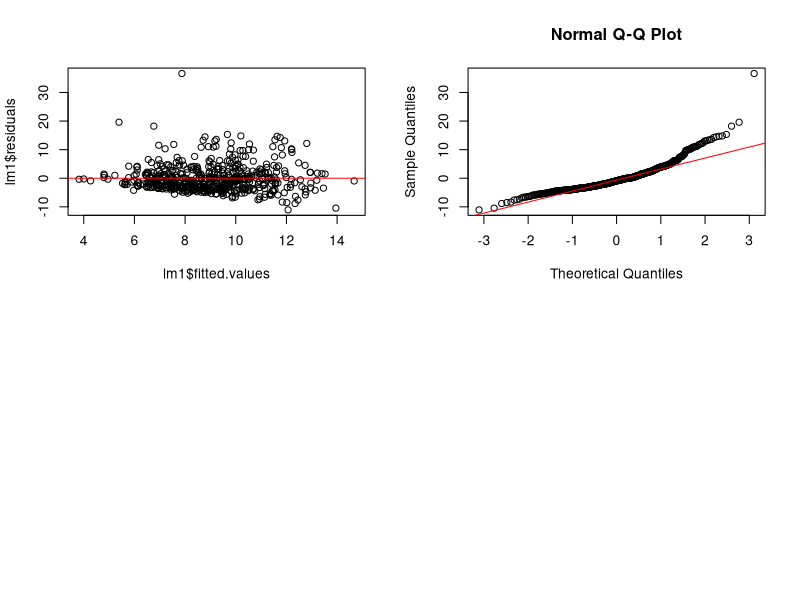

Source code (R): (Note: this script raises an error after producing the figure.)
## ---- chunk 1
knitr::opts_chunk$set(echo = TRUE)
## ---- chunk 2
library(readr)
library(MASS)
CpsWages <- read_table2("CpsWages.txt")[,c(-1,-4)]
#CpsWages<-data.frame(CpsWages[,c(4,5)],sapply(CpsWages[,c(1,2,3,6,7,8,9)],function(x) as.factor(x)))
lm1<-lm(CpsWages$wage~CpsWages$age+CpsWages$south+CpsWages$sex+CpsWages$union+CpsWages$race+CpsWages$occupation+CpsWages$sector+CpsWages$marr)
summary(lm1)
## ---- chunk 3
par(mfrow=c(2,2))
plot(lm1$residuals~lm1$fitted.values)
abline(h=0,col="red")
qqnorm(lm1$residuals)
qqline(lm1$residuals,col="red")
boxcox(lm1)
## ---- chunk 4
lm2<-lm(CpsWages$wage~CpsWages$age+CpsWages$south+CpsWages$sex+CpsWages$union+CpsWages$race+CpsWages$occupation)
summary(lm2)
par(mfrow=c(2,2))
plot(lm2$residuals~lm2$fitted.values)
abline(h=0,col="red")
qqnorm(lm2$residuals)
qqline(lm2$residuals,col="red")
boxcox(lm2)
## ---- chunk 5
lm3<-lm(log(CpsWages$wage)~CpsWages$age+CpsWages$south+CpsWages$sex+CpsWages$union+CpsWages$race+CpsWages$occupation)
summary(lm3)
par(mfrow=c(1,2))
plot(lm3$residuals~lm3$fitted.values)
abline(h=0,col="red")
qqnorm(lm3$residuals)
qqline(lm3$residuals,col="red")
